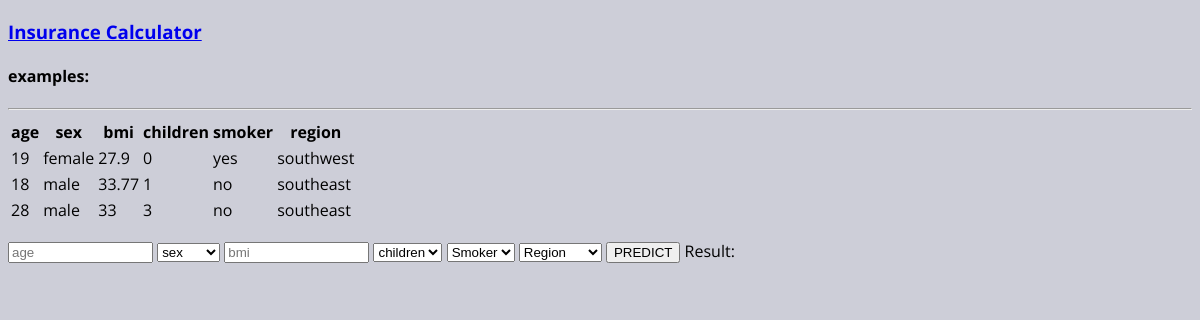
The page / on the database its author committed.
### src/create_database.py (models this page shows, shortened)
class Insurance(Base):
	__tablename__ = 'insurance'
	id = Column(Integer, primary_key=True, nullable=False)
	age = Column(Integer, nullable=False)
	sex = Column(String(100), nullable=False)
	bmi = Column(Integer, nullable=False)
	children = Column(Integer, nullable=False)
	smoker = Column(String(100), nullable=False)
	region = Column(String(100), nullable=False)
	charges = Column(Float, nullable=True)

### app.py (the view)
@app.route('/')
def index():
    try:
        data = db.session.query(Insurance).limit(app.config["MAX_ROWS_SHOW"]).all()
        logger.debug("Index page accessed")
        return render_template('index.html', insurances=data, result=config.RESULT)
    except:
        traceback.print_exc()
        logger.warning("Not able to display tracks, error page returned")
        return render_template('error.html')

### app/templates/index.html (shortened to what this page needs)
<!DOCTYPE html>
<html lang="en">
<head>
    <link href="basic.css" rel="stylesheet">
</head>
<body>
    <h3>
         <a href = "{{ url_for('index') }}">Insurance Calculator</a>
    </h3>
    <h4>
         <a> examples:</a>
    </h4>
    <hr/>
    <table>
         <thead>
            <tr>
               <th>age</th>
               <th>sex</th>
               <th>bmi</th>
               <th>children</th>
               <th>smoker</th>
               <th>region</th>
            </tr>
         </thead>
         <tbody>
            {% for insurance in insurances %}
               <tr>
                   <td>{{ insurance.age }}</td>
                   <td>{{ insurance.sex }}</td>
                   <td>{{ insurance.bmi }}</td>
                   <td>{{ insurance.children }}</td>
                   <td>{{ insurance.smoker }}</td>
                   <td>{{ insurance.region }}</td>
               </tr>
            {% endfor %}
         </tbody>
      </table>
      <form action="{{ url_for('add_entry') }}" method=post class=add-entry>
      <dl>
        <input type=text size=15 name=age placeholder="age">
        <select id="sex" name="sex">
            <option value="" disabled selected>sex</option>
        </select>
        <input type=text size=15 name=bmi placeholder="bmi">
        <select id="children" name="children">
            <option value="" disabled selected>children</option>
        </select>
        <select id="smoker" name="smoker">
            <option value="" disabled selected>Smoker</option>
        </select>
        <select id="region" name="region">
            <option value="" disabled selected>Region</option>
        </select>
        <input type=submit value=PREDICT>
        <label for="fname">Result:</label>
      </dl>
    </form>
</body>
</html>

### app/static/basic.css (style rules this page uses)
body { height: 100%; -webkit-font-smoothing: antialiased; font-family: 'Open Sans', sans-serif; background-color:#cdced8; }

### app/templates/index.html (style rules this page uses)
body { background-color: lightblue; }

### rows shown on the page
Insurance: age "19", sex "female", bmi "27.9", children "0", smoker "yes", region "southwest"
Insurance: age "18", sex "male", bmi "33.77", children "1", smoker "no", region "southeast"
Insurance: age "28", sex "male", bmi "33", children "3", smoker "no", region "southeast"
